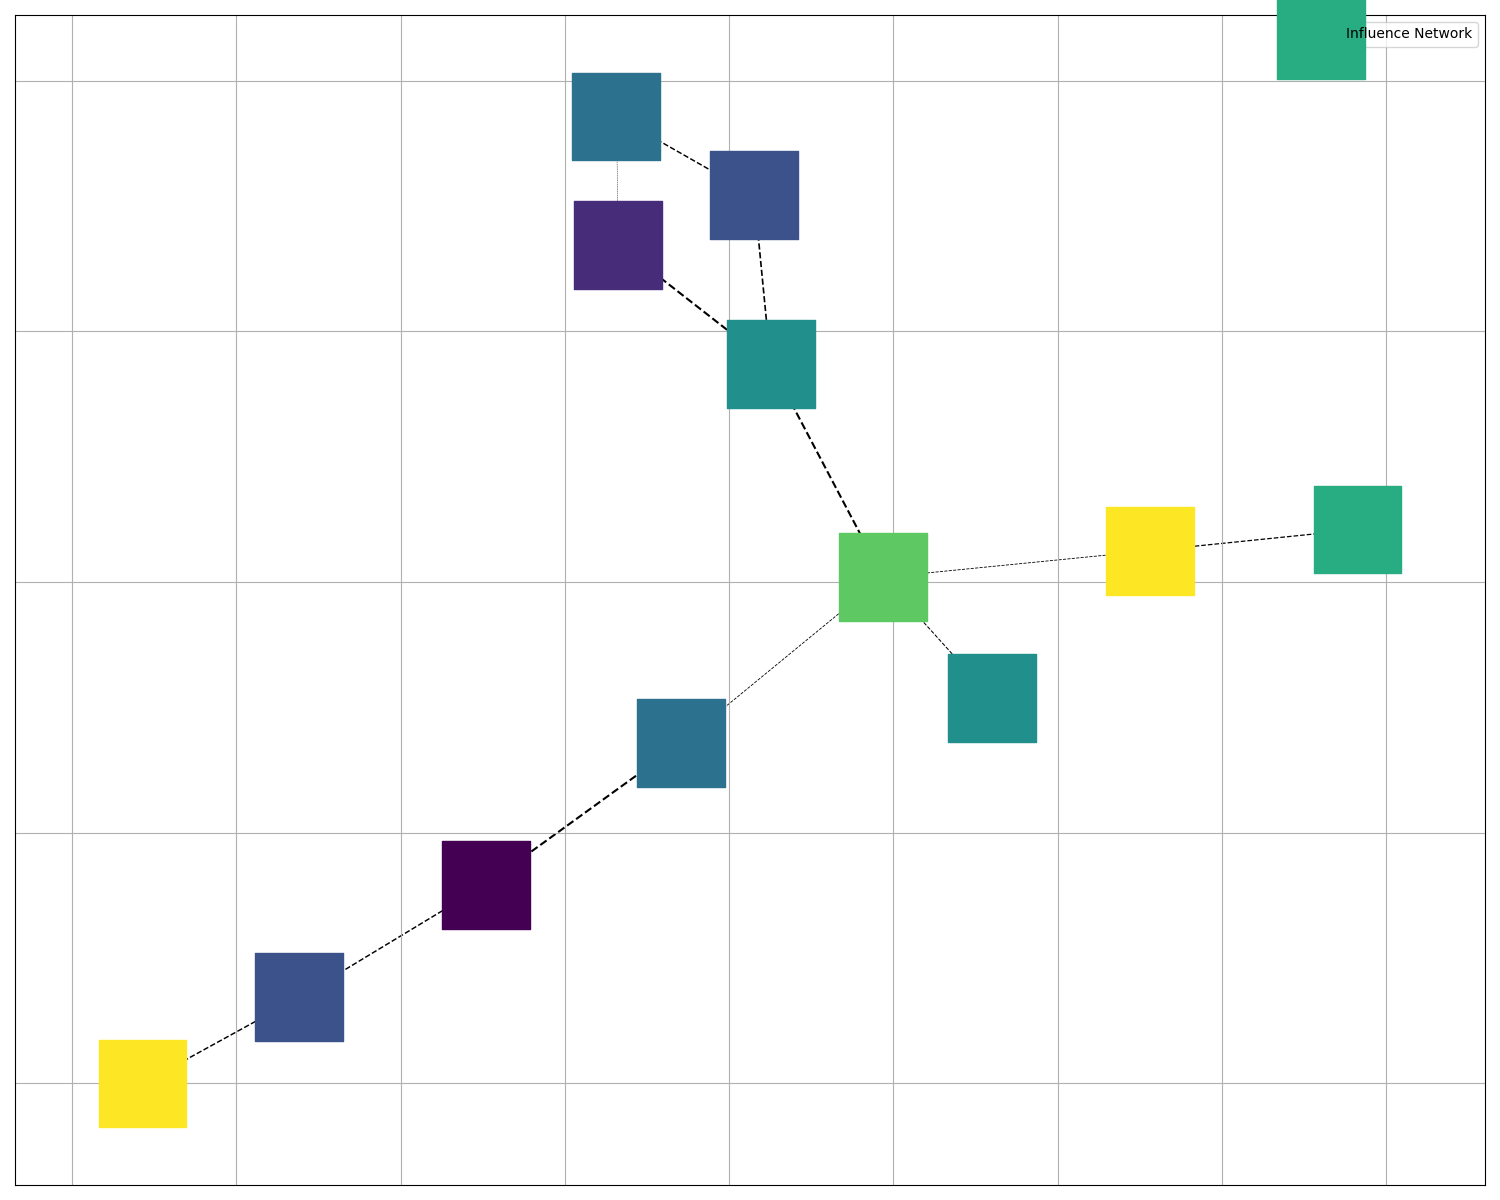

This figure's Python source:
import matplotlib.pyplot as plt
import networkx as nx
import numpy as np

authors = [
    "Isaac Asimov", "Frank Herbert", "Arthur C. Clarke", "H.G. Wells",
    "Jules Verne", "Ursula K. Le Guin", "Ray Bradbury", "Philip K. Dick",
    "William Gibson", "Neal Stephenson", "Robert A. Heinlein", "Orson Scott Card"
]

influences = [
    ("Jules Verne", "Philip K. Dick"),
    ("H.G. Wells", "William Gibson"),
    ("Isaac Asimov", "Ray Bradbury"),
    ("Isaac Asimov", "Arthur C. Clarke"),
    ("Arthur C. Clarke", "Frank Herbert"),
    ("Frank Herbert", "Ursula K. Le Guin"),
    ("Ray Bradbury", "Neal Stephenson"),
    ("William Gibson", "Ursula K. Le Guin"),
    ("Robert A. Heinlein", "Neal Stephenson"),
    ("Philip K. Dick", "Arthur C. Clarke"),
    ("Arthur C. Clarke", "Orson Scott Card"),
    ("Isaac Asimov", "Robert A. Heinlein")
]

G = nx.Graph()
G.add_edges_from(influences)

pos = nx.spring_layout(G, seed=23)

# Manually shuffled influence levels for color mapping
shuffled_influence_levels = {
    "Jules Verne": 6,
    "H.G. Wells": 4,
    "Isaac Asimov": 7,
    "Arthur C. Clarke": 10,
    "Philip K. Dick": 5,
    "Frank Herbert": 10,
    "Ursula K. Le Guin": 3,
    "Ray Bradbury": 8,
    "William Gibson": 2,
    "Neal Stephenson": 5,
    "Robert A. Heinlein": 4,
    "Orson Scott Card": 6
}

node_colors = np.array([shuffled_influence_levels[author] for author in authors])
node_colors = node_colors / max(node_colors)
colormap = plt.cm.viridis

edge_widths = [1.5 * shuffled_influence_levels[u] / 10 for u, v in influences]

plt.figure(figsize=(15, 12))
nx.draw_networkx_nodes(G, pos, node_color=node_colors, cmap=colormap, node_size=4000, node_shape='s')
nx.draw_networkx_edges(G, pos, width=edge_widths, style='dashed')

plt.axis('on')
plt.grid(True)
plt.legend(['Influence Network'], loc='upper right')

plt.tight_layout()
plt.show()
